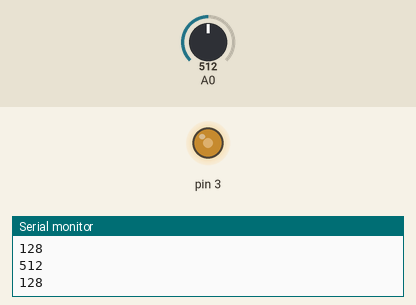
A sketch run on a simulated Arduino Uno, built with avr-gcc and run on an emulated ATmega328P. Parts: output pins drawn as LEDs (lit = HIGH), the last lines printed to the serial monitor. The test bench sets the inputs (shaded band); at power-on: A0 = 512.

Above: at 1.2 s.
1.3 s: A0 set to 716
At 2.4 s:
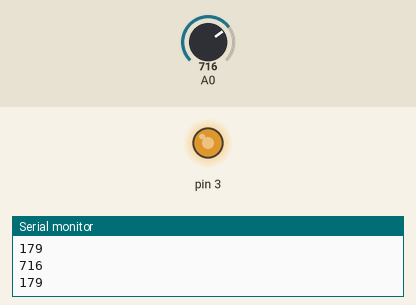
2.9 s: A0 set to 900
At 3.7 s:
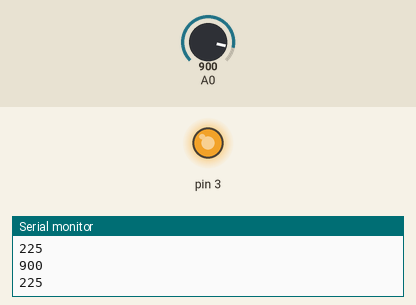
4.5 s: A0 set to 122
At 5.0 s:
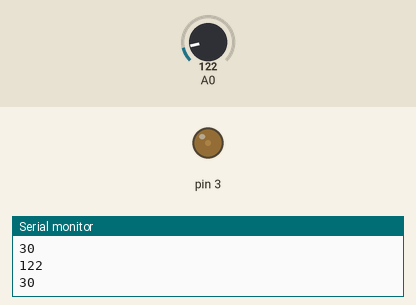
6.1 s: A0 set to 0
At 7.6 s:
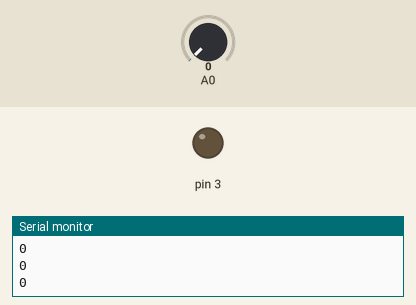
Timing chart, 0 to 8.7 s (numbered marks = the images above; inputs shaded):
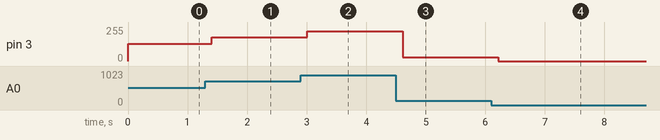

The sketch:

AnalogInputMotorControl.ino
```cpp
void setup() {
  // Initiallize serial connection at 9600 b/s
  Serial.begin(9600);
  // Initiallize this PWM pin for output
  pinMode(3, OUTPUT);
}

void loop() {
  // Defines sensorValue as 0-1023 value analog input
int sensorValue = analogRead(A0);
  // Defines PWM output value 0-255
int motorValue = sensorValue * 0.25;

  // PWM(analog) output to pin 3
analogWrite(3, motorValue);

  // Display current analog value input from potentiometer
Serial.println(sensorValue);
  // Display current analog output value
Serial.println(motorValue);
  // 200ms delay for stability
delay(200);
}
```

Measured:
- after the input at 1.3 s, pin 3: 128/255 → 179/255 after 0.10 s
- after the input at 2.9 s, pin 3: 179/255 → 225/255 after 0.11 s
- after the input at 4.5 s, pin 3: 225/255 → 30/255 after 0.11 s
- after the input at 6.1 s, pin 3: 30/255 → 0/255 after 0.12 s
